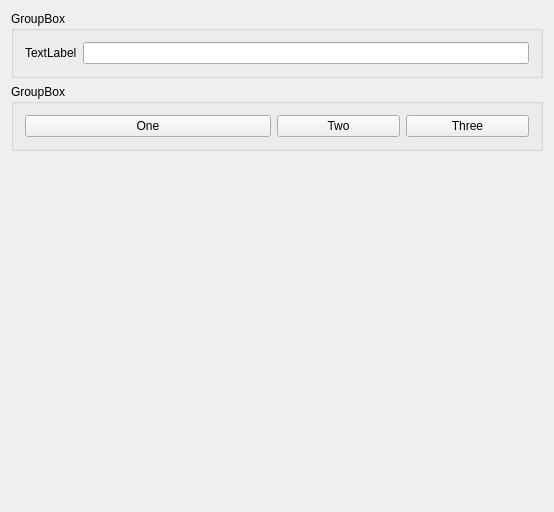
<?xml version="1.0" encoding="UTF-8"?>
<ui version="4.0">
 <class>Widget</class>
 <widget class="QWidget" name="Widget">
  <property name="geometry">
   <rect>
    <x>0</x>
    <y>0</y>
    <width>554</width>
    <height>512</height>
   </rect>
  </property>
  <property name="windowTitle">
   <string>Widget</string>
  </property>
  <layout class="QVBoxLayout" name="verticalLayout">
   <item>
    <widget class="QGroupBox" name="groupBox">
     <property name="title">
      <string>GroupBox</string>
     </property>
     <layout class="QHBoxLayout" name="horizontalLayout">
      <item>
       <widget class="QLabel" name="label">
        <property name="sizePolicy">
         <sizepolicy hsizetype="Preferred" vsizetype="Preferred">
          <horstretch>0</horstretch>
          <verstretch>0</verstretch>
         </sizepolicy>
        </property>
        <property name="text">
         <string>TextLabel</string>
        </property>
       </widget>
      </item>
      <item>
       <widget class="QLineEdit" name="lineEdit">
        <property name="sizePolicy">
         <sizepolicy hsizetype="Expanding" vsizetype="Fixed">
          <horstretch>0</horstretch>
          <verstretch>0</verstretch>
         </sizepolicy>
        </property>
       </widget>
      </item>
     </layout>
    </widget>
   </item>
   <item>
    <widget class="QGroupBox" name="groupBox_2">
     <property name="title">
      <string>GroupBox</string>
     </property>
     <layout class="QHBoxLayout" name="horizontalLayout_3">
      <item>
       <layout class="QHBoxLayout" name="horizontalLayout_2">
        <item>
         <widget class="QPushButton" name="pushButton">
          <property name="sizePolicy">
           <sizepolicy hsizetype="Minimum" vsizetype="Fixed">
            <horstretch>2</horstretch>
            <verstretch>0</verstretch>
           </sizepolicy>
          </property>
          <property name="text">
           <string>One</string>
          </property>
         </widget>
        </item>
        <item>
         <widget class="QPushButton" name="pushButton_2">
          <property name="sizePolicy">
           <sizepolicy hsizetype="Minimum" vsizetype="Fixed">
            <horstretch>1</horstretch>
            <verstretch>0</verstretch>
           </sizepolicy>
          </property>
          <property name="text">
           <string>Two</string>
          </property>
         </widget>
        </item>
        <item>
         <widget class="QPushButton" name="pushButton_3">
          <property name="sizePolicy">
           <sizepolicy hsizetype="Minimum" vsizetype="Fixed">
            <horstretch>1</horstretch>
            <verstretch>0</verstretch>
           </sizepolicy>
          </property>
          <property name="text">
           <string>Three</string>
          </property>
         </widget>
        </item>
       </layout>
      </item>
     </layout>
    </widget>
   </item>
   <item>
    <spacer name="verticalSpacer">
     <property name="orientation">
      <enum>Qt::Vertical</enum>
     </property>
     <property name="sizeHint" stdset="0">
      <size>
       <width>20</width>
       <height>339</height>
      </size>
     </property>
    </spacer>
   </item>
  </layout>
 </widget>
 <layoutdefault spacing="6" margin="11"/>
 <resources/>
 <connections/>
</ui>
